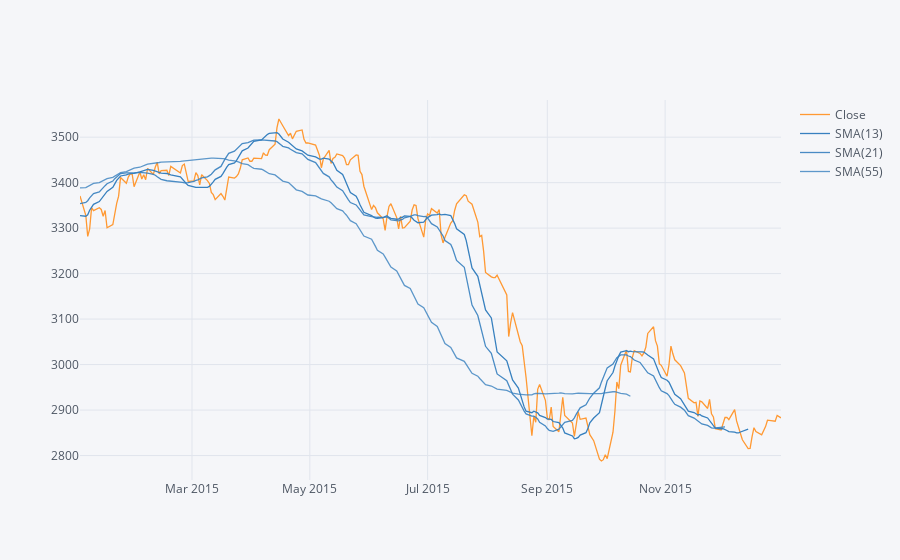

Notebook source saved alongside this figure:
### Markdown cell above
**Using .ta_plot(study='sma') to create a Simple Moving Averages plot of STI for the year 2015.**

### Code cell
STI['Close'].loc['2015-12-31':'2015-01-01'].ta_plot(study='sma',periods=[13,21,55],title='Simple Moving Averages')

### Figure 1 — Plotly figure (JSON) as saved in the notebook; plotly's stock layout.template omitted (floating-point values rounded to 4 significant figures; data arrays with more than 128 entries replaced by an {"elided": "..."} marker saying what was removed)
{"data": [{"line": {"color": "rgba(255, 153, 51, 1.0)", "dash": "solid", "shape": "linear", "width": 1.3}, "mode": "lines", "name": "Close", "text": "", "type": "scatter", "x": {"elided": "248 str values"}, "y": {"elided": "248 float values"}}, {"line": {"color": "rgba(55, 128, 191, 1.0)", "dash": "solid", "shape": "linear", "width": 1.3}, "mode": "lines", "name": "SMA(13)", "text": "", "type": "scatter", "x": {"elided": "248 str values"}, "y": {"elided": "248 mixed values"}}, {"line": {"color": "rgba(55, 128, 191, 0.8999999999999999)", "dash": "solid", "shape": "linear", "width": 1.3}, "mode": "lines", "name": "SMA(21)", "text": "", "type": "scatter", "x": {"elided": "248 str values"}, "y": {"elided": "248 mixed values"}}, {"line": {"color": "rgba(55, 128, 191, 0.7999999999999998)", "dash": "solid", "shape": "linear", "width": 1.3}, "mode": "lines", "name": "SMA(55)", "text": "", "type": "scatter", "x": {"elided": "248 str values"}, "y": {"elided": "248 mixed values"}}], "layout": {"legend": {"bgcolor": "#F5F6F9", "font": {"color": "#4D5663"}}, "paper_bgcolor": "#F5F6F9", "plot_bgcolor": "#F5F6F9", "title": {"font": {"color": "#4D5663"}}, "xaxis": {"gridcolor": "#E1E5ED", "showgrid": true, "tickfont": {"color": "#4D5663"}, "title": {"font": {"color": "#4D5663"}, "text": ""}, "zerolinecolor": "#E1E5ED"}, "yaxis": {"gridcolor": "#E1E5ED", "showgrid": true, "tickfont": {"color": "#4D5663"}, "title": {"font": {"color": "#4D5663"}, "text": ""}, "zerolinecolor": "#E1E5ED"}}}
